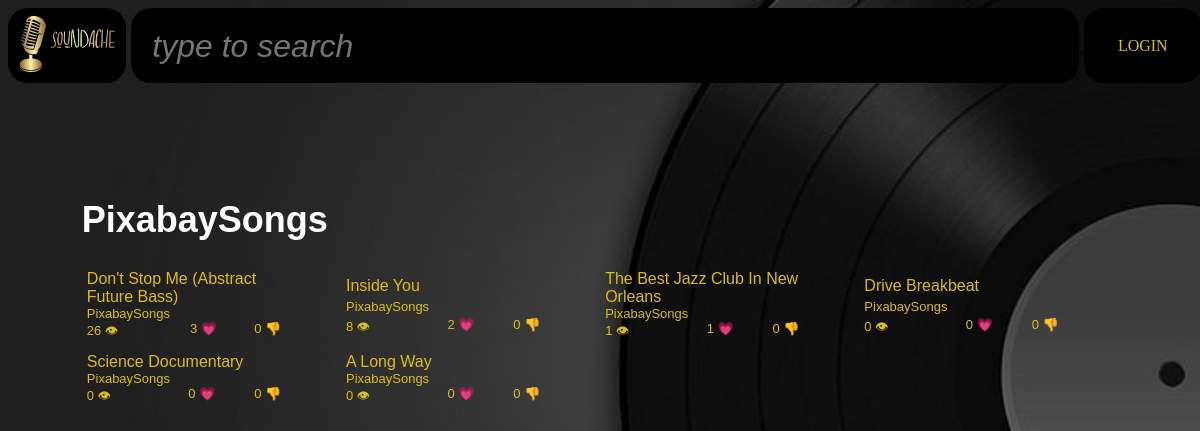
/user?id=4469204889385122594, run on the app's committed database.
### main.py (models this page shows)
class User(db.Model):
    __tablename__ = "user"
    id: Mapped[int] = mapped_column(Integer, primary_key=True)
    email: Mapped[str] = mapped_column(String, nullable=False)
    passwordHash: Mapped[str] = mapped_column(String, nullable=False)
    likes: Mapped[list] = mapped_column(MutableList.as_mutable(PickleType), default=[])
    dislikes: Mapped[list] = mapped_column(MutableList.as_mutable(PickleType), default=[])

class Music(db.Model):
    id: Mapped[int] = mapped_column(Integer, primary_key=True)
    artistId: Mapped[int] = mapped_column(ForeignKey(User.id), primary_key=True)
    name: Mapped[str] = mapped_column(String, nullable=False)
    link: Mapped[str] = mapped_column(String, nullable=False)
    views: Mapped[int] = mapped_column(Integer, default=0)
    likes: Mapped[int] = mapped_column(Integer, default=0)
    dislikes: Mapped[int] = mapped_column(Integer, default=0)
    derivativeOf: Mapped[str] = mapped_column(String, nullable=True)

### main.py (the view)
@app.route("/user", methods=['GET', 'POST'])
def user():
    userID = request.args.get('id') or request.args.get('name') or session.get('email')
    if not userID:
        if request.method == 'GET':
            return render_template("user.html", has_songs=True, artistName='')
        else:
            return jsonify(error="Must either be signed in or provide a query string!"), 403
    for char in userID:
        if char.isalpha():
            userID = HASH_STR_64(userID)
            break
    if isinstance(userID, str):
        userID = int(userID)
    username = db.session.execute(db.select(User.email).where(User.id == userID)).scalar_one_or_none()
    if username is None:
        if request.method == 'GET':
            return render_template("user.html", no_such_user=True)
        return jsonify(error="No such user exists!"), 404
    songs = db.session.execute(
        db.select(Music.id, Music.name, Music.link, Music.views, Music.likes, Music.dislikes)\
            .where(Music.artistId == userID)
        ).all()
    if request.method == 'GET':
        return render_template("user.html", songs=songs, has_no_songs=len(songs)==0, artistName=username.split('@')[0],
                               no_such_user=False)
    songs_out = []
    for i in songs:
        songs_out.append({'id': i.id, 'name': i.name, 'link': i.link, 'views': i.views, 'likes': i.likes})
    return jsonify(username=username, userID=userID, songs=songs_out), 200

### templates/user.html (shortened to what this page needs)
{% extends "base.html" %}
{% block content %}
    {% if no_such_user %}
        No such user exists!
    {% elif has_no_songs and not artistName %}
        Nothing to show :( <br/> <br/>
        Wanna upload some cool songs?  Sign in (if you haven't already) and do it <a href="/upload">here</a>.
    {% elif has_no_songs %}
        <b class="red"><i>{{ artistName }}</i></b> has no songs, unfortunately.
    {% else %}
        <h1>{{ artistName }}</h1>
        <div class="song-grid">
            {% for song in songs %}
                <a class="songThumbnailGrid" href="/playback?watch={{song.artistId}}.{{song.id}}">
                    <span class="songTitle">
                        {{ song.name }}
                    </span>
                    <span class="artistName">
                        {{ artistName }}
                    </span>
                    <span class="views">
                        {{ song.views }} &#x1F441;
                    </span>
                    <span class="likes">
                        {{ song.likes }} &#128151;
                    </span>
                    <span class="dislikes">
                        {{ song.dislikes }} &#128078;
                    </span>
                </a>
            {% endfor %}
        </div>
    {% endif %}
{% endblock %}

### static/style.css (style rules this page uses)
body { background-image: url("background-image.jpg"); background-repeat: no-repeat; background-size:cover; color: white; }
a { color:rgb(220, 190, 20); text-decoration: none; }
.song-grid { display: grid; grid-template-columns: 1fr 1fr 1fr 1fr; }
.songThumbnailGrid { display: grid; grid-template-areas:'thumbnail thumbnail thumbnail' 'thumbnail thumbnail thumbnail' 'song_title song_title song_title' 'artist_name artist_name artist_name' 'views likes dislikes'; width: 75%; margin: 2% 2% 2% 2%; }
.songTitle { grid-area: song_title; font-size: medium; }
.artistName { grid-area: artist_name; font-size: small; }
.views { grid-area: views; font-size: small; }
.likes { grid-area: likes; font-size: small; text-align: right; }
.dislikes { grid-area: dislikes; font-size: small; text-align: right; }

### data on the page
User: email "PixabaySongs"
Music: name "Don't Stop Me (Abstract Future Bass)", views "26", likes "3", dislikes "0"
Music: name "Inside You", views "8", likes "2", dislikes "0"
Music: name "The Best Jazz Club In New Orleans", views "1", likes "1", dislikes "0"
Music: name "Drive Breakbeat", views "0", likes "0", dislikes "0"
Music: name "Science Documentary", views "0", likes "0", dislikes "0"
Music: name "A Long Way", views "0", likes "0", dislikes "0"
